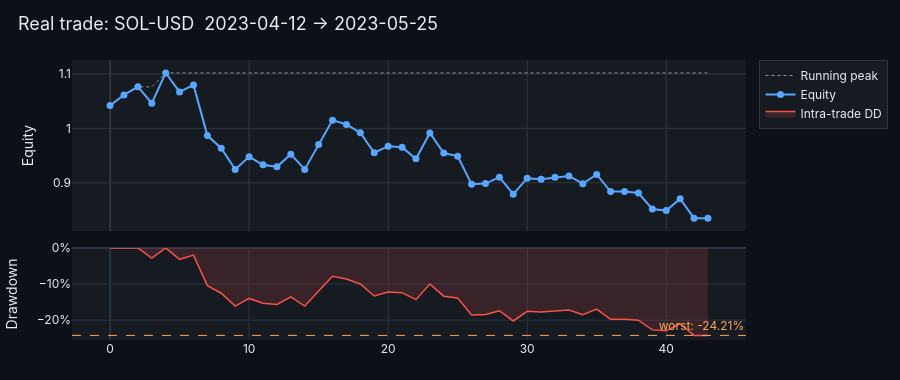

Notebook code cell kept with this figure:
### Markdown cell above
## 5. Visualise a Real Trade

Pick the trade with the largest intra-trade drawdown and plot the bar-level equity
and drawdown curve within that trade to see what the function actually measured.

### Code cell
worst_trade = trades.loc[trades["max_intra_drawdown_net"].idxmin()]
sym = worst_trade["symbol"]
entry, exit_ = worst_trade["entry_date"], worst_trade["exit_date"]

trade_rets = df.loc[sym].loc[entry:exit_, "return_net"].reset_index(drop=True)

print(f"Worst trade: {sym}  {entry.date()} → {exit_.date()}")
print(f"  Net return:       {worst_trade['return_net']:+.2%}")
print(f"  Intra-trade DD:   {worst_trade['max_intra_drawdown_net']:+.2%}")
print(f"  Duration (bars):  {worst_trade['duration']}")

plot_case(trade_rets.tolist(), f"Real trade: {sym}  {entry.date()} → {exit_.date()}").show()

### Figure 1 — Plotly figure (JSON) as saved in the notebook; plotly's stock layout.template omitted (floating-point values rounded to 4 significant figures)
{"data": [{"line": {"color": "#8b949e", "dash": "dot", "width": 1}, "name": "Running peak", "x": [0, 1, 2, 3, 4, 5, 6, 7, 8, 9, 10, 11, 12, 13, 14, 15, 16, 17, 18, 19, 20, 21, 22, 23, 24, 25, 26, 27, 28, 29, 30, 31, 32, 33, 34, 35, 36, 37, 38, 39, 40, 41, 42, 43], "y": [1.042, 1.061, 1.076, 1.076, 1.102, 1.102, 1.102, 1.102, 1.102, 1.102, 1.102, 1.102, 1.102, 1.102, 1.102, 1.102, 1.102, 1.102, 1.102, 1.102, 1.102, 1.102, 1.102, 1.102, 1.102, 1.102, 1.102, 1.102, 1.102, 1.102, 1.102, 1.102, 1.102, 1.102, 1.102, 1.102, 1.102, 1.102, 1.102, 1.102, 1.102, 1.102, 1.102, 1.102], "type": "scatter", "xaxis": "x", "yaxis": "y"}, {"line": {"color": "#58a6ff", "width": 2}, "marker": {"size": 7}, "mode": "lines+markers", "name": "Equity", "x": [0, 1, 2, 3, 4, 5, 6, 7, 8, 9, 10, 11, 12, 13, 14, 15, 16, 17, 18, 19, 20, 21, 22, 23, 24, 25, 26, 27, 28, 29, 30, 31, 32, 33, 34, 35, 36, 37, 38, 39, 40, 41, 42, 43], "y": [1.042, 1.061, 1.076, 1.046, 1.102, 1.067, 1.08, 0.9867, 0.9636, 0.9244, 0.9478, 0.9332, 0.9293, 0.9526, 0.9246, 0.9705, 1.015, 1.007, 0.9919, 0.9552, 0.9673, 0.9652, 0.944, 0.9916, 0.9546, 0.949, 0.8974, 0.8986, 0.9103, 0.8791, 0.9085, 0.9066, 0.9103, 0.9126, 0.8984, 0.9153, 0.884, 0.8841, 0.8813, 0.8519, 0.849, 0.8707, 0.8351, 0.8351], "type": "scatter", "xaxis": "x", "yaxis": "y"}, {"fill": "tozeroy", "fillcolor": "rgba(248,81,73,0.15)", "line": {"color": "#f85149", "width": 1.5}, "name": "Intra-trade DD", "x": [0, 1, 2, 3, 4, 5, 6, 7, 8, 9, 10, 11, 12, 13, 14, 15, 16, 17, 18, 19, 20, 21, 22, 23, 24, 25, 26, 27, 28, 29, 30, 31, 32, 33, 34, 35, 36, 37, 38, 39, 40, 41, 42, 43], "y": [0.0, 0.0, 0.0, -0.02799, 0.0, -0.03166, -0.02008, -0.1045, -0.1254, -0.161, -0.1398, -0.1531, -0.1566, -0.1354, -0.1608, -0.1191, -0.07869, -0.08591, -0.09975, -0.1331, -0.1221, -0.124, -0.1432, -0.09999, -0.1336, -0.1387, -0.1855, -0.1845, -0.1738, -0.2022, -0.1755, -0.1772, -0.1738, -0.1717, -0.1846, -0.1693, -0.1977, -0.1976, -0.2002, -0.2268, -0.2295, -0.2097, -0.242, -0.2421], "type": "scatter", "xaxis": "x2", "yaxis": "y2"}], "layout": {"xaxis": {"anchor": "y", "domain": [0.0, 1.0], "matches": "x2", "showticklabels": false, "gridcolor": "#30363d", "zerolinecolor": "#30363d", "showspikes": true, "spikecolor": "#8b949e", "spikethickness": 1}, "yaxis": {"anchor": "x", "domain": [0.389, 1.0], "gridcolor": "#30363d", "zerolinecolor": "#30363d", "showspikes": true, "spikecolor": "#8b949e", "spikethickness": 1, "title": {"text": "Equity"}}, "xaxis2": {"anchor": "y2", "domain": [0.0, 1.0]}, "yaxis2": {"anchor": "x2", "domain": [0.0, 0.329], "title": {"text": "Drawdown"}, "tickformat": ".0%"}, "shapes": [{"line": {"color": "#ffa657", "dash": "dash", "width": 1}, "type": "line", "x0": 0, "x1": 1, "xref": "x2 domain", "y0": -0.2421, "y1": -0.2421, "yref": "y2"}], "annotations": [{"font": {"color": "#ffa657"}, "showarrow": false, "text": "  worst: -24.21%", "x": 1, "xanchor": "right", "xref": "x2 domain", "y": -0.2421, "yanchor": "bottom", "yref": "y2"}], "font": {"color": "#e6edf3", "family": "Inter, system-ui, sans-serif"}, "title": {"font": {"size": 18, "color": "#e6edf3"}, "text": "Real trade: SOL-USD  2023-04-12 → 2023-05-25", "x": 0.02, "xanchor": "left"}, "margin": {"l": 60, "r": 20, "t": 60, "b": 40}, "legend": {"bgcolor": "#161b22", "bordercolor": "#30363d", "borderwidth": 1}, "paper_bgcolor": "#0d1117", "plot_bgcolor": "#161b22", "height": 380, "hovermode": "x unified"}}
